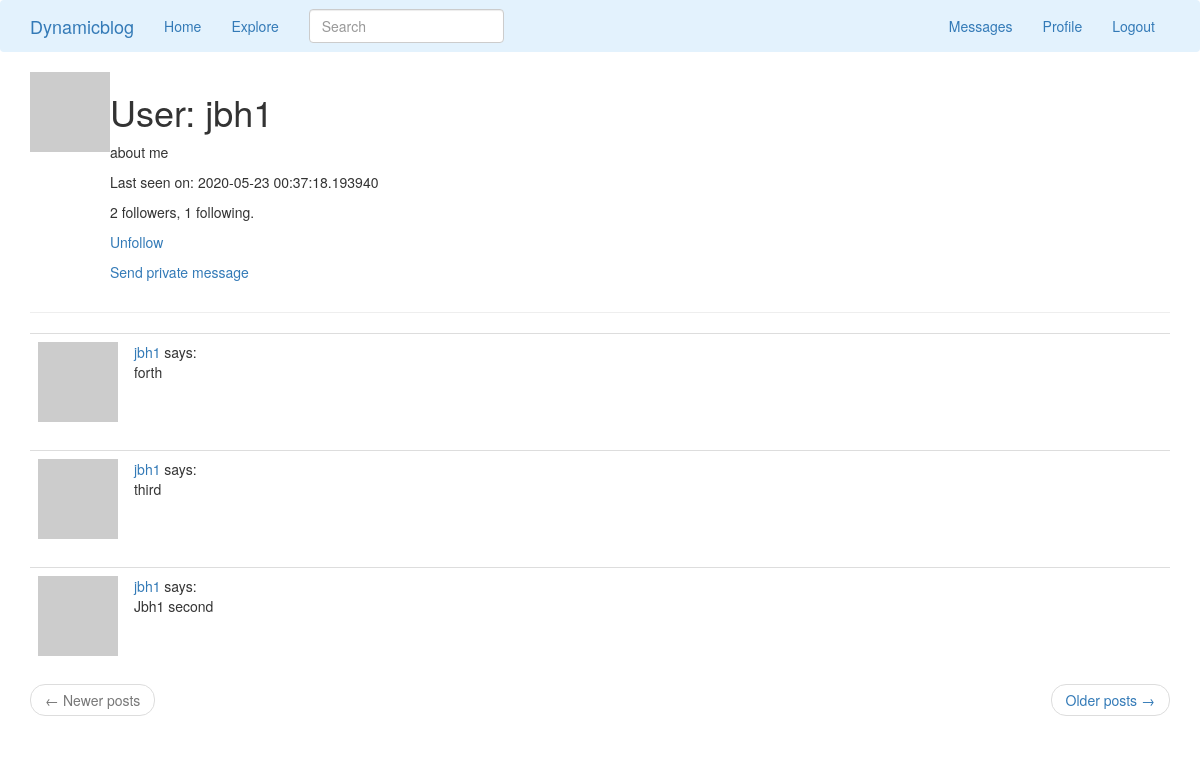
The app's page /user/jbh1 (signed in) with its own data.
### app/models.py (models this page shows, shortened)
class User(UserMixin, db.Model):
    id = db.Column(db.Integer, primary_key=True)
    username = db.Column(db.String(64), index=True, unique=True)
    email = db.Column(db.String(120), index=True, unique=True)
    password_hash = db.Column(db.String(128))
    posts = db.relationship('Post', backref='author', lazy='dynamic')
    about_me = db.Column(db.String(140))
    last_seen = db.Column(db.DateTime, default=datetime.utcnow)
    followed = db.relationship(
        'User', secondary=followers,
        primaryjoin=(followers.c.follower_id == id),   # User(id) -- (follower_id) followers (followed_id) -- User(id)
        secondaryjoin=(followers.c.followed_id == id),
        backref=db.backref('followers', lazy='dynamic'), lazy='dynamic')
    messages_sent = db.relationship('Message',
                                    foreign_keys='Message.sender_id',
                                    backref='author', lazy='dynamic')
    messages_received = db.relationship('Message',
                                        foreign_keys='Message.recipient_id',
                                        backref='recipient', lazy='dynamic')
    last_message_read_time = db.Column(db.DateTime)
    tasks = db.relationship('Task', backref="user", lazy="dynamic")
    def new_messages(self): # 用户当前有多少条未读消息
        last_read_time = self.last_message_read_time or datetime(1900, 1, 1)
        return Message.query.filter_by(recipient=self).filter(
            Message.timestamp > last_read_time).count()
    def avatar(self, size):
        digest = md5(self.email.lower().encode('utf-8')).hexdigest()
        return 'https://www.gravatar.com/avatar/{}?d=identicon&s={}'.format(digest, size)
    def is_following(self, user):  # A.is_following(B)
        return self.followed.filter(
            followers.c.followed_id == user.id).count() > 0
    def get_tasks_in_progress(self):
        return Task.query.filter_by(user=self, complete=False).all()

class SearchableMixin(object):
    @classmethod
    def before_commit(cls, session):
        session._changes = {
            'add': list(session.new),
            'update': list(session.dirty),
            'delete': list(session.deleted)
        }
    @classmethod
    def after_commit(cls, session):
        for obj in session._changes['add']:
            if isinstance(obj, SearchableMixin):
                add_to_index(obj.__tablename__, obj)
        for obj in session._changes['update']:
            if isinstance(obj, SearchableMixin):
                add_to_index(obj.__tablename__, obj)
        for obj in session._changes['delete']:
            if isinstance(obj, SearchableMixin):
                remove_from_index(obj.__tablename__, obj)
        session._changes = None

class Post(SearchableMixin, db.Model):
    __searchable__ = ['body']
    id = db.Column(db.Integer, primary_key=True)
    body = db.Column(db.String(140))
    timestamp = db.Column(db.DateTime, index=True, default=datetime.utcnow)
    user_id = db.Column(db.Integer, db.ForeignKey('user.id'))

### app/routes.py (the view)
@app.route('/user/<username>') # 动态参数  /user/susan
@login_required
def user(username): # <username>
    user = User.query.filter_by(username=username).first_or_404()
    page = request.args.get('page', 1, type=int)
    posts = user.posts.order_by(Post.timestamp.desc()).paginate(
        page, app.config['POSTS_PER_PAGE'], False)
    next_url = url_for('user', username=user.username, page=posts.next_num) \
        if posts.has_next else None
    prev_url = url_for('user', username=user.username, page=posts.prev_num) \
        if posts.has_prev else None
    return render_template('user.html', user=user, posts=posts.items,
                           next_url=next_url, prev_url=prev_url)

### app/forms.py
class SearchForm(FlaskForm):
    q = StringField('Search', validators=[DataRequired()])
    def __init__(self, *args, **kwargs):
        if 'formdata' not in kwargs:
            kwargs['formdata'] = request.args
        if 'csrf_enabled' not in kwargs:
            kwargs['csrf_enabled'] = False
        super(SearchForm, self).__init__(*args, **kwargs)

### app/models.py (called while the page is built)
@login.user_loader
def load_user(id):
    return User.query.get(int(id))

### app/routes.py (called while the page is built)
@app.before_request
def before_request():
    if current_user.is_authenticated:
        current_user.last_seen = datetime.utcnow()
        db.session.commit()
        g.search_form = SearchForm()

### app/templates/user.html
{% extends "base.html" %}
{% block app_content %}
    <table>
        <tr valign="top">
            <td><img src="{{ user.avatar(128) }}"></td>
            <td>
                <h1>User: {{ user.username }}</h1>
                {% if user.about_me %}<p>{{ user.about_me }}</p>{% endif %}
                {% if user.last_seen %}<p>Last seen on: {{ user.last_seen }}</p>{% endif %}
                <p>{{ user.followers.count() }} followers, {{ user.followed.count() }} following.</p>
                {% if user == current_user %}
                    <p><a href="{{ url_for('edit_profile') }}">Edit your profile</a></p>
                    {% if not current_user.get_task_in_progress('export_posts') %}
                    <p>
                        <a href="{{ url_for('export_posts') }}">
                            Export your posts
                        </a>
                    </p>
                    {% endif %}
                {% elif not current_user.is_following(user) %}
                    <p><a href="{{ url_for('follow', username=user.username) }}">Follow</a></p>
                {% else %}
                    <p><a href="{{ url_for('unfollow', username=user.username) }}">Unfollow</a></p>
                {% endif %}
                {% if user != current_user %}
                    <p>
                        <a href="{{ url_for('send_message', recipient=user.username) }}">
                            Send private message
                        </a>
                    </p>
                {% endif %}
            </td>
        </tr>
    </table>
    <hr>
    {% for post in posts %}
        {% include '_post.html' %}
    {% endfor %}
    <nav aria-label="...">
        <ul class="pager">
            <li class="previous{% if not prev_url %} disabled{% endif %}">
                <a href="{{ prev_url or '#' }}">
                    <span aria-hidden="true">&larr;</span> Newer posts
                </a>
            </li>
            <li class="next{% if not next_url %} disabled{% endif %}">
                <a href="{{ next_url or '#' }}">
                    Older posts <span aria-hidden="true">&rarr;</span>
                </a>
            </li>
        </ul>
    </nav>
{% endblock %}

### app/templates/_post.html
<table class="table table-hover">
    <tr>
        <td width="70px">
            <a href="{{ url_for('user', username=post.author.username) }}">
                <img src="{{ post.author.avatar(70) }}" />
            </a>
        </td>
        <td>
            <span class="user_popup">
                <a href="{{ url_for('user', username=post.author.username) }}">
                    {{ post.author.username }}
                </a>
            </span>
            says:
            <br>
            {{ post.body }}
        </td>
    </tr>
</table>

### records on screen
User: username "jbh1", about_me "about me", last_seen "2020-05-23 00:37:18.193940"
Post: author.username "jbh1", body "forth"
Post: author.username "jbh1", body "third"
Post: author.username "jbh1", body "Jbh1 second"

### other values on screen
{{ user.followers.count() }} "2"
{{ user.followed.count() }} "1"
